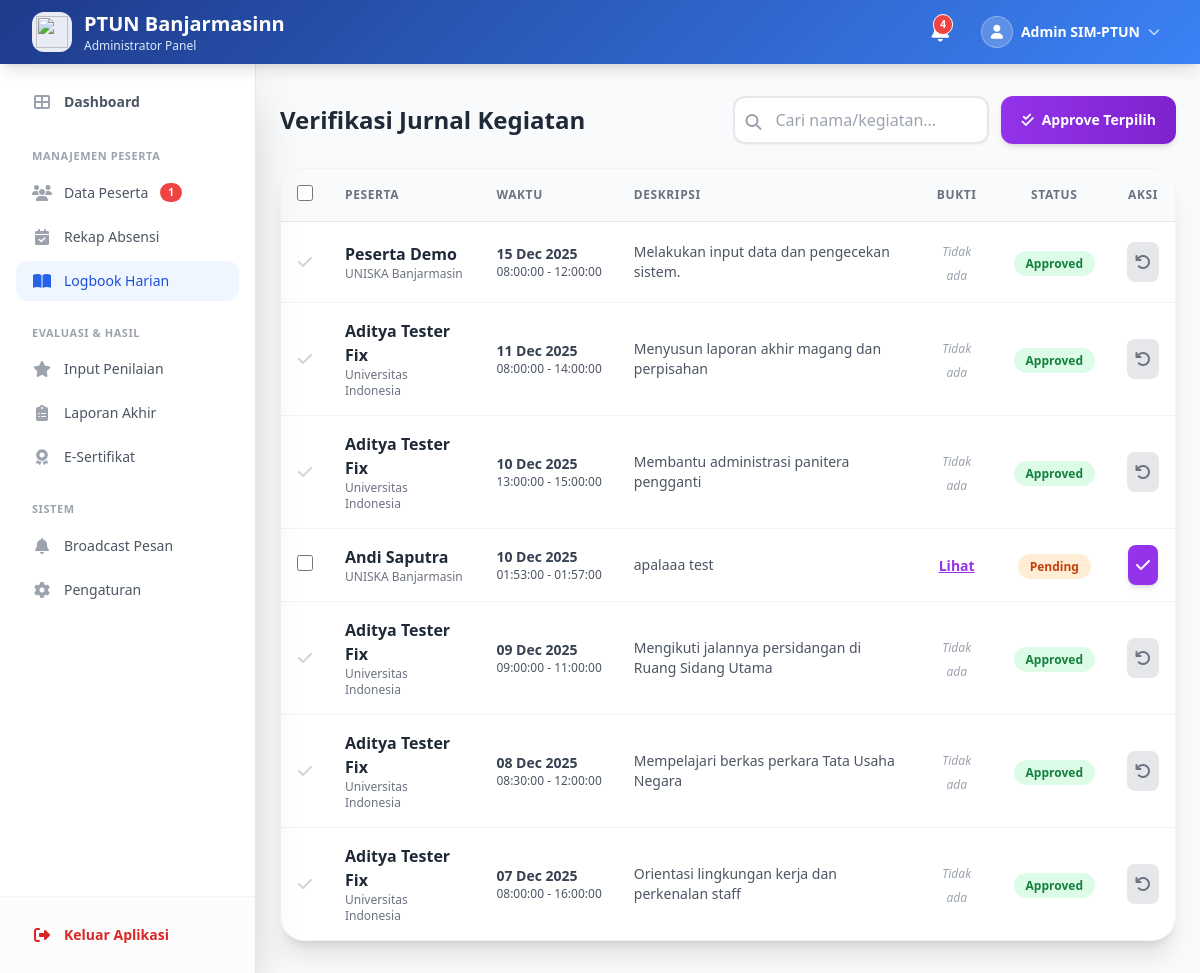
The app's page /admin/aktivitas/index.php (signed in) with its own data.
### tables this page shows
CREATE TABLE `settings` (
  `id` int(11) NOT NULL,
  `key` varchar(100) NOT NULL,
  `value` text,
  `type` enum('text','textarea','url','image','number','boolean','date') DEFAULT 'text',
  `group` enum('institusi','footer','menu','sistem') NOT NULL,
  `order` int(11) DEFAULT '0',
  `updated_at` timestamp NULL DEFAULT CURRENT_TIMESTAMP ON UPDATE CURRENT_TIMESTAMP
);

CREATE TABLE `aktivitas` (
  `id` int(11) NOT NULL,
  `peserta_id` int(11) NOT NULL,
  `tanggal` date NOT NULL,
  `deskripsi` text NOT NULL,
  `bukti_file` varchar(255) DEFAULT NULL,
  `jam_mulai` time DEFAULT NULL,
  `jam_selesai` time DEFAULT NULL,
  `approved` tinyint(1) DEFAULT '0',
  `approved_at` timestamp NULL DEFAULT NULL,
  `created_at` timestamp NULL DEFAULT CURRENT_TIMESTAMP
);

CREATE TABLE `users` (
  `id` int(11) NOT NULL,
  `nama` varchar(100) NOT NULL,
  `email` varchar(100) NOT NULL,
  `password` varchar(255) NOT NULL,
  `role` enum('admin','peserta') NOT NULL DEFAULT 'peserta',
  `instansi` varchar(100) DEFAULT NULL,
  `jurusan` varchar(100) DEFAULT NULL,
  `profile_foto` varchar(255) DEFAULT '/uploads/profiles/default.jpg',
  `bio` text,
  `status` enum('aktif','pending','selesai') DEFAULT 'pending',
  `created_at` timestamp NULL DEFAULT CURRENT_TIMESTAMP,
  `updated_at` timestamp NULL DEFAULT CURRENT_TIMESTAMP ON UPDATE CURRENT_TIMESTAMP
);

### config/database.php (called while the page is built, shortened)
<?php
class Database {
    private $host = 'localhost';
    private $db_name = 'ptun_website';
    private $username = 'root';
    private $password = '';
    public function getConnection() {
        $this->conn = null;
        try {
            $this->conn = new PDO(
                "mysql:host=" . $this->host . ";dbname=" . $this->db_name . ";charset=utf8mb4",
                $this->username,
                $this->password,
                [
                    PDO::ATTR_ERRMODE => PDO::ERRMODE_EXCEPTION,
                    PDO::ATTR_DEFAULT_FETCH_MODE => PDO::FETCH_ASSOC,
                    PDO::ATTR_EMULATE_PREPARES => false
                ]
            );
        } catch(PDOException $exception) {
            echo "Connection error: " . $exception->getMessage();
        }
        return $this->conn;
    }
}
function db() {
    $database = new Database();
    return $database->getConnection();
}
function get_setting($key, $default = '') {
    try {
        $stmt = db()->prepare("SELECT `value` FROM settings WHERE `key` = ? LIMIT 1");
        $stmt->execute([$key]);
        $result = $stmt->fetch();
        return $result ? $result['value'] : $default;
    } catch(Exception $e) {
        return $default;
    }
}
function get_site_name() {
    return get_setting('nama_website', 'PTUN Banjarmasin');
}
function get_logo_url() {
    return get_setting('logo_url', '/assets/logo-default.png');
}
?>

### admin/aktivitas/index.php (the view, shortened to what this page needs)
<?php
require_once '../../config/database.php';
$limit = 10;
$page = isset($_GET['page']) ? (int)$_GET['page'] : 1;
$start = ($page > 1) ? ($page * $limit) - $limit : 0;
$search = isset($_GET['q']) ? trim($_GET['q']) : '';
$where_query = "WHERE 1=1";
$params = [];
$sql = "SELECT ak.*, u.nama, u.instansi FROM aktivitas ak
        JOIN users u ON ak.peserta_id=u.id
        $where_query
        ORDER BY ak.tanggal DESC, ak.jam_mulai DESC
        LIMIT $limit OFFSET $start";
$stmt = db()->prepare($sql);
$stmt->execute($params);
$aktivitas_list = $stmt->fetchAll();
require_once '../includes/header.php';
?>
<div class="max-w-7xl mx-auto px-6 py-8">
    <div class="flex flex-col md:flex-row justify-between items-center mb-6 gap-4">
        <div>
            <h2 class="text-2xl font-bold text-gray-800">Verifikasi Jurnal Kegiatan</h2>
        </div>
        <div class="flex flex-col sm:flex-row gap-3 w-full md:w-auto">
            <form method="GET" class="relative w-full sm:w-64">
                <input type="text" name="q" value="<?= htmlspecialchars($search) ?>" placeholder="Cari nama/kegiatan..."
                       class="w-full pl-10 pr-4 py-2.5 border-2 border-gray-200 rounded-xl focus:border-purple-500 focus:outline-none transition-all shadow-sm">
                <button type="submit" class="absolute left-3 top-3.5 text-gray-400">
                    <i class="fas fa-search"></i>
                </button>
            </form>
            <button onclick="bulkApprove()" class="bg-gradient-to-r from-purple-600 to-purple-700 text-white px-5 py-2.5 rounded-xl font-bold shadow-md hover:shadow-lg transition-all flex items-center justify-center text-sm whitespace-nowrap">
                <i class="fas fa-check-double mr-2"></i> Approve Terpilih
            </button>
        </div>
    </div>
    <div class="bg-white rounded-3xl shadow-xl overflow-hidden border border-gray-100 min-h-[400px]">
        <div class="overflow-x-auto">
            <table class="w-full text-left">
                <thead>
                    <tr class="bg-gray-50 border-b border-gray-200 text-xs uppercase text-gray-500 tracking-wider">
                        <th class="p-4 w-10 text-center">
                            <input type="checkbox" id="checkAll" class="w-4 h-4 text-purple-600 rounded border-gray-300 focus:ring-purple-500 cursor-pointer">
                        </th>
                        <th class="p-4 font-bold">Peserta</th>
                        <th class="p-4 font-bold">Waktu</th>
                        <th class="p-4 font-bold w-1/3">Deskripsi</th>
                        <th class="p-4 font-bold text-center">Bukti</th>
                        <th class="p-4 font-bold text-center">Status</th>
                        <th class="p-4 font-bold text-center">Aksi</th>
                    </tr>
                </thead>
                <tbody class="divide-y divide-gray-100">
                    <?php if(count($aktivitas_list) > 0): ?>
                        <?php foreach($aktivitas_list as $a): ?>
                        <tr class="hover:bg-purple-50/30 transition-colors">
                            <td class="p-4 text-center">
                                <?php if(!$a['approved']): ?>
                                    <input type="checkbox" name="ids[]" value="<?= $a['id'] ?>" class="row-checkbox w-4 h-4 text-purple-600 rounded border-gray-300 focus:ring-purple-500 cursor-pointer">
                                <?php else: ?>
                                    <i class="fas fa-check text-gray-300"></i>
                                <?php endif; ?>
                            </td>
                            <td class="p-4">
                                <p class="font-bold text-gray-800"><?= htmlspecialchars($a['nama']) ?></p>
                                <p class="text-xs text-gray-500"><?= htmlspecialchars($a['instansi']) ?></p>
                            </td>
                            <td class="p-4 whitespace-nowrap text-sm text-gray-600">
                                <div class="font-bold text-gray-700"><?= date('d M Y', strtotime($a['tanggal'])) ?></div>
                                <div class="text-xs"><?= $a['jam_mulai'] ?> - <?= $a['jam_selesai'] ?></div>
                            </td>
                            <td class="p-4 text-sm text-gray-600">
                                <?= nl2br(htmlspecialchars(substr($a['deskripsi'], 0, 100))) ?>
                            </td>
                            <td class="p-4 text-center">
                                <?php if($a['bukti_file']): ?>
                                    <a href="../../<?= $a['bukti_file'] ?>" target="_blank" class="text-purple-600 hover:text-purple-800 text-sm font-semibold underline">
                                        Lihat
                                    </a>
                                <?php else: ?>
                                    <span class="text-gray-400 text-xs italic">Tidak ada</span>
                                <?php endif; ?>
                            </td>
                            <td class="p-4 text-center">
                                <?php if($a['approved']): ?>
                                    <span class="bg-green-100 text-green-700 px-3 py-1 rounded-full text-xs font-bold">Approved</span>
                                <?php else: ?>
                                    <span class="bg-orange-100 text-orange-700 px-3 py-1 rounded-full text-xs font-bold">Pending</span>
                                <?php endif; ?>
                            </td>
                            <td class="p-4 text-center">
                                <?php if(!$a['approved']): ?>
                                    <button onclick="singleAction(<?= $a['id'] ?>, 1, '<?= htmlspecialchars($a['nama']) ?>')" class="bg-purple-600 text-white p-2 rounded-lg hover:bg-purple-700 shadow-md">
                                        <i class="fas fa-check"></i>
                                    </button>
                                <?php else: ?>
                                    <button onclick="singleAction(<?= $a['id'] ?>, 0, '<?= htmlspecialchars($a['nama']) ?>')" class="bg-gray-200 text-gray-500 p-2 rounded-lg hover:bg-gray-300">
                                        <i class="fas fa-undo"></i>
                                    </button>
                                <?php endif; ?>
                            </td>
                        </tr>
                        <?php endforeach; ?>
                    <?php endif; ?>
                </tbody>
            </table>
        </div>
    </div>
</div>
<?php require_once '../includes/sidebar.php'; ?>

### admin/includes/header.php (shortened to what this page needs)
<?php
$site_name = get_site_name();
$user_name = $_SESSION['user_data']['nama'] ?? 'Admin';
$stmt = db()->query("SELECT COUNT(*) as total FROM notifications WHERE DATE(created_at) = CURDATE()");
$today_count = $stmt->fetch()['total'];
$logo_url = get_logo_url();
if($logo_url && !str_starts_with($logo_url, 'http')) {
    $logo_url = BASE_URL . $logo_url;
}
?>
<!DOCTYPE html>
<html lang="id">
<head>
    <script src="https://cdn.tailwindcss.com"></script>
    <link href="https://cdnjs.cloudflare.com/ajax/libs/font-awesome/6.4.0/css/all.min.css" rel="stylesheet">
</head>
<body class="bg-gray-50 pt-16 md:pl-64 min-h-screen transition-all duration-300">
<nav class="gradient-bg text-white shadow-lg fixed top-0 left-0 right-0 h-16 fixed-header">
    <div class="w-full px-4 sm:px-6 lg:px-8">
        <div class="flex justify-between items-center h-16">
            <div class="flex items-center">
                <a href="<?= BASE_URL ?>/admin/" class="flex items-center space-x-3 group">
                    <div class="w-10 h-10 bg-white/90 rounded-xl flex items-center justify-center shadow-sm group-hover:bg-white transition-all overflow-hidden p-1">
                        <?php if($logo_url): ?>
                            <img src="<?= $logo_url ?>" class="w-full h-full object-contain">
                        <?php else: ?>
                            <i class="fas fa-user-shield text-xl text-blue-600"></i>
                        <?php endif; ?>
                    </div>
                    <div>
                        <h1 class="text-lg md:text-xl font-bold leading-tight"><?= htmlspecialchars($site_name) ?></h1>
                        <p class="text-[10px] md:text-xs text-blue-100 hidden sm:block">Administrator Panel</p>
                    </div>
                </a>
            </div>
            <div class="flex items-center space-x-2 md:space-x-4">
                <div class="relative group">
                    <button class="relative p-2 hover:bg-white/10 rounded-lg transition-all focus:outline-none">
                        <?php if($today_count > 0): ?>
                        <span class="absolute top-1 right-1 bg-red-500 text-white text-[10px] font-bold px-1.5 py-0.5 rounded-full border border-white animate-pulse">
                            <?= $today_count > 9 ? '9+' : $today_count ?>
                        </span>
                        <?php endif; ?>
                    </button>
                </div>
                <div class="relative group">
                    <button class="flex items-center space-x-2 p-2 hover:bg-white/10 rounded-lg transition-all">
                        <div class="w-8 h-8 bg-white/20 rounded-full flex items-center justify-center border border-white/30">
                            <i class="fas fa-user text-sm"></i>
                        </div>
                        <span class="font-semibold text-sm hidden md:block"><?= htmlspecialchars($user_name) ?></span>
                        <i class="fas fa-chevron-down text-xs ml-1 opacity-70"></i>
                    </button>
                </div>
            </div>
        </div>
    </div>
</nav>

### admin/includes/header.php (style rules this page uses)
.gradient-bg { background: linear-gradient(135deg, #1e3a8a 0%, #3b82f6 100%); }
.fixed-header { z-index: 50; }

### records on screen
settings: value "PTUN Banjarmasinn"
aktivitas: approved 1 (drawn), peserta.nama "Peserta Demo", peserta.instansi "UNISKA Banjarmasin", tanggal "15 Dec 2025", jam_mulai "08:00:00", jam_selesai "12:00:00", deskripsi "Melakukan input data dan pengecekan sistem.", shows "Tidak ada"
aktivitas: approved 1 (drawn), peserta.nama "Aditya Tester Fix", peserta.instansi "Universitas Indonesia", tanggal "11 Dec 2025", jam_mulai "08:00:00", jam_selesai "14:00:00", deskripsi "Menyusun laporan akhir magang dan perpisahan", shows "Tidak ada"
aktivitas: approved 1 (drawn), peserta.nama "Aditya Tester Fix", peserta.instansi "Universitas Indonesia", tanggal "10 Dec 2025", jam_mulai "13:00:00", jam_selesai "15:00:00", deskripsi "Membantu administrasi panitera pengganti", shows "Tidak ada"
aktivitas: peserta.nama "Andi Saputra", peserta.instansi "UNISKA Banjarmasin", tanggal "10 Dec 2025", jam_mulai "01:53:00", jam_selesai "01:57:00", deskripsi "apalaaa test", approved "Pending"
aktivitas: approved 1 (drawn), peserta.nama "Aditya Tester Fix", peserta.instansi "Universitas Indonesia", tanggal "09 Dec 2025", jam_mulai "09:00:00", jam_selesai "11:00:00", deskripsi "Mengikuti jalannya persidangan di Ruang Sidang Utama", shows "Tidak ada"
aktivitas: approved 1 (drawn), peserta.nama "Aditya Tester Fix", peserta.instansi "Universitas Indonesia", tanggal "08 Dec 2025", jam_mulai "08:30:00", jam_selesai "12:00:00", deskripsi "Mempelajari berkas perkara Tata Usaha Negara", shows "Tidak ada"
aktivitas: approved 1 (drawn), peserta.nama "Aditya Tester Fix", peserta.instansi "Universitas Indonesia", tanggal "07 Dec 2025", jam_mulai "08:00:00", jam_selesai "16:00:00", deskripsi "Orientasi lingkungan kerja dan perkenalan staff", shows "Tidak ada"

### other values on screen
$today_count "4"
$user_name "Admin SIM-PTUN"
$pending "1"
